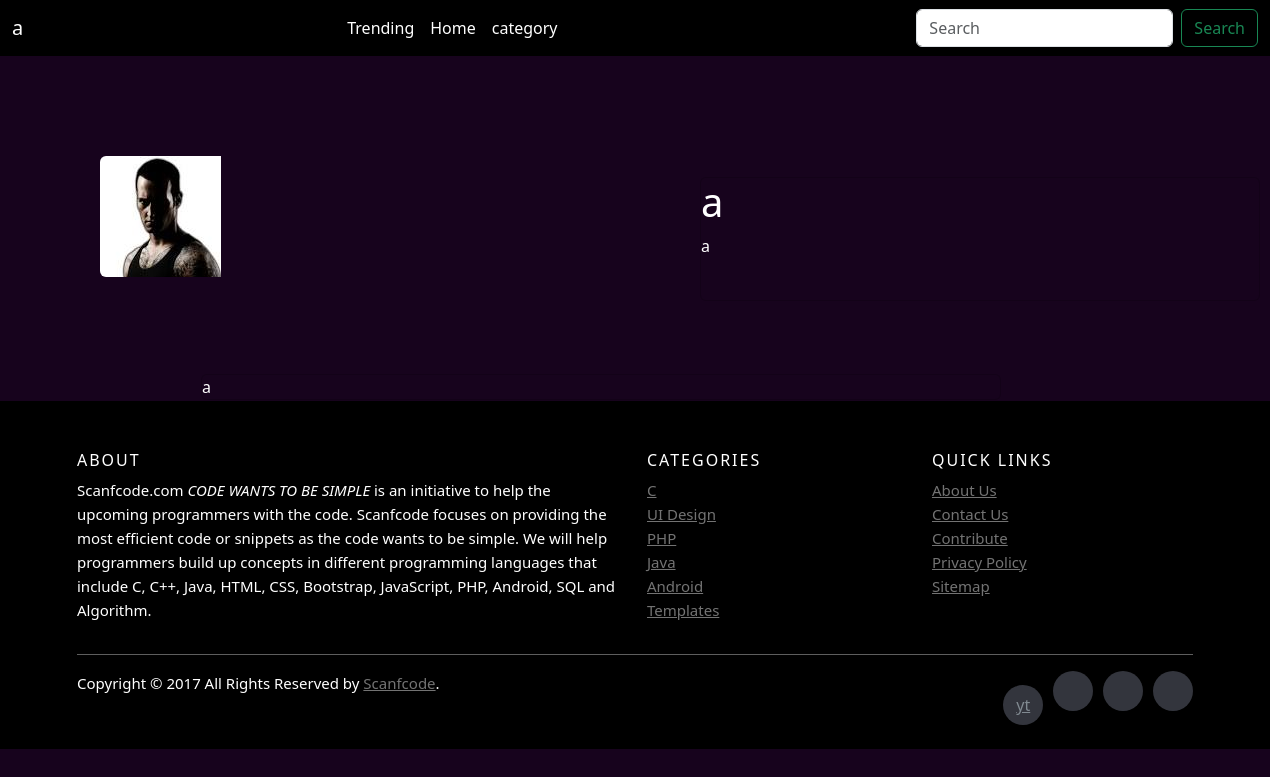
/mu/5, run on the app's committed database.
### core/models.py (models this page shows)
class berita(models.Model):
    STATUS = ('publish', 'publish'),('draft','draft')
    judul = models.CharField(max_length = 225)
    deskripsi = models.CharField(max_length = 225, null=True)
    isi = models.CharField(max_length = 9999)
    kategori = models.ForeignKey(kategori ,on_delete=models.CASCADE)
    kategoriid = models.IntegerField(null=True, blank=True)
    gambar = models.ImageField(upload_to='media', height_field=None, max_length=100)
    penulis = models.CharField(max_length=225)
    status = models.CharField(choices=STATUS, max_length=255,null=True, blank=True)

### isi/views.py (the view)
# urls.py: path('mu/<int:id>' , views.mu, name='mu'),
def mu(request, id):
    berita = get_object_or_404(models.berita,pk=id)
    context = {'berita' : berita}
    return render(request, 'berita/mu.html', context)

### isi/templates/berita/mu.html (shortened to what this page needs)
<!DOCTYPE html>
<html lang="en">
<head>
    <link href="https://cdn.jsdelivr.net/npm/bootstrap@5.3.2/dist/css/bootstrap.min.css" rel="stylesheet">
    {% block htmlhead %}
    {% load static %}
    <link rel="stylesheet" href="{% static 'index.css' %}">
    {% endblock htmlhead %}
</head>
<body style="background-color: rgb(23, 3, 29);">
  {% block content %}
  <nav class="navbar navbar-expand-lg"  style="background-color: black;">
      <div class="container-fluid">
        {% if berita %}
        <a class="navbar-brand" href="#" style="color: white;">{{berita.judul}}</a>
        {% endif %}
        <div class="collapse navbar-collapse" id="navbarSupportedContent" style="margin-left: 300px;">
          <ul class="navbar-nav me-auto mb-2 mb-lg-0">
            <li class="nav-item">
              <a class="nav-link active" aria-current="page" href='/trading' style="color: white;">Trending</a>
            </li>
            <li class="nav-item">
              <a class="nav-link" href="/index"style="color: white;">Home</a>
            </li>
            <li class="nav-item">
              <a class="nav-link" href="/category"style="color: white;">category</a>
            </li>
            <li class="nav-item">
              <a class="nav-link disabled" aria-disabled="true">Disabled</a>
            </li>
          </ul>
          <form class="d-flex" role="search">
            <input class="form-control me-2" type="search" placeholder="Search" aria-label="Search">
            <button class="btn btn-outline-success" type="submit">Search</button>
          </form>
        </div>
      </div>
    </nav>
    {% if berita %}
    <div class="col-md-4">
    <img src="{{berita.gambar.url}}" style="margin-left: 100px; margin-top: 100px;" class="img-fluid rounded-start" alt="...">
    </div>
       <div class="card" style="background-color: rgb(23, 3, 29); width: 35rem; bottom: 100px; left: 700px;">
        <h1 style=" color: white;">{{berita.judul}}</h1>
        <p style=" top:20px; color: white;" class="card-text">{{berita.deskripsi}}</p>
        <div class="card" style="background-color: rgb(23, 3, 29); width: 50rem; bottom: -100px; left: -500px;">
          <p style=" color: white;" class="card-text">{{berita.isi}}</p>
        </div>
       </div>
    {% endif %}
            <footer class="site-footer" style="margin-top: 0px; background-color: black;">
              <div class="container">
                <div class="row">
                  <div class="col-sm-12 col-md-6">
                    <h6>About</h6>
                    <p class="text-justify"style="color: white;">Scanfcode.com <i>CODE WANTS TO BE SIMPLE </i> is an initiative  to help the upcoming programmers with the code. Scanfcode focuses on providing the most efficient code or snippets as the code wants to be simple. We will help programmers build up concepts in different programming languages that include C, C++, Java, HTML, CSS, Bootstrap, JavaScript, PHP, Android, SQL and Algorithm.</p>
                  </div>
                  <div class="col-xs-6 col-md-3">
                    <h6 style="color: white;">Categories</h6>
                    <ul class="footer-links"style="color: white;">
                      <li><a href="http://scanfcode.com/category/c-language/">C</a></li>
                      <li><a href="http://scanfcode.com/category/front-end-development/">UI Design</a></li>
                      <li><a href="http://scanfcode.com/category/back-end-development/">PHP</a></li>
                      <li><a href="http://scanfcode.com/category/java-programming-language/">Java</a></li>
                      <li><a href="http://scanfcode.com/category/android/">Android</a></li>
                      <li><a href="http://scanfcode.com/category/templates/">Templates</a></li>
                    </ul>
                  </div>
                  <div class="col-xs-6 col-md-3">
                    <h6 style="color: white;">Quick Links</h6>
                    <ul class="footer-links"style="color: white;">
                      <li><a href="http://scanfcode.com/about/">About Us</a></li>
                      <li><a href="http://scanfcode.com/contact/">Contact Us</a></li>
                      <li><a href="http://scanfcode.com/contribute-at-scanfcode/">Contribute</a></li>
                      <li><a href="http://scanfcode.com/privacy-policy/">Privacy Policy</a></li>
                      <li><a href="http://scanfcode.com/sitemap/">Sitemap</a></li>
                    </ul>
                  </div>
                </div>
                <hr>
              </div>
              <div class="container">
                <div class="row">
                  <div class="col-md-8 col-sm-6 col-xs-12">
                    <p class="copyright-text"style="color: white;">Copyright &copy; 2017 All Rights Reserved by
                 <a href="#">Scanfcode</a>.
                    </p>
                  </div>
                  <div class="col-md-4 col-sm-6 col-xs-12">
                    <ul class="social-icons"style="color: white;">
                      <li><a class="facebook" href="https://www.youtube.com/@happyghast12">yt</a></li>
                      <li><a class="twitter" href="#"></a></li>
                      <li><a class="dribbble" href="#"></a></li>
                      <li><a class="linkedin" href="#"></a></li>
                    </ul>
                  </div>
                </div>
              </div>
        </footer>
        {% endblock content %}
</body>
</html>

### core/templates/index.css (style rules this page uses)
.site-footer { background-color:#26272b; padding:45px 0 20px; font-size:15px; line-height:24px; color:#737373; }
.site-footer hr { border-top-color:#bbb; opacity:0.5 }
.site-footer h6 { color:#fff; font-size:16px; text-transform:uppercase; margin-top:5px; letter-spacing:2px }
.site-footer a { color:#737373; }
.footer-links { padding-left:0; list-style:none }
.footer-links li { display:block }
.footer-links a { color:#737373 }
.site-footer .social-icons { text-align:right }
.site-footer .social-icons a { width:40px; height:40px; line-height:40px; margin-left:6px; margin-right:0; border-radius:100%; background-color:#33353d }
.copyright-text { margin:0 }
.social-icons { padding-left:0; margin-bottom:0; list-style:none }
.social-icons li { display:inline-block; margin-bottom:4px }
.social-icons a { background-color:#eceeef; color:#818a91; font-size:16px; display:inline-block; line-height:44px; width:44px; height:44px; text-align:center; margin-right:8px; border-radius:100%; -webkit-transition:all .2s linear; -o-transition:all .2s linear; transition:all .2s linear }

### data on the page
berita: judul "a", gambar (picture), deskripsi "a", isi "a"
